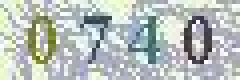
#> input picture python/code.jpg, 60 x 20 px (shown 4 times larger)
$ python recognize.py
#> lines starting #> are read from the running program, lines starting #| are printed output that depends on the picture; after the words box and inside, x2 and y2 are one past the last pixel; in counts of white or black regions, pixels touching at a corner belong together
import pytesseract
from PIL import Image, ImageDraw, ImageFilter


# 识别验证码
def recognize(imgName):
#> called with imgName = 'code.jpg'
    im = Image.open(imgName)
#> im is the input picture: PIL image 60x20 RGB; mean R, G, B 183.6, 191.2, 187.8

    # im = Image.open(io.BytesIO(b))
    # 转化到灰度图
    imgry = im.convert('L')
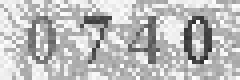
#> imgry: PIL image 60x20 L (shown 4 times larger); min 42, max 255, mean 188.5
    # 保存图像
    imgry.save('gray-' + imgName)
    # 二值化，采用阈值分割法，threshold为分割点
    threshold = 140
    table = []
    for j in range(256):
        if j < threshold:
            table.append(0)
        else:
            table.append(1)
    out = imgry.point(table, '1')
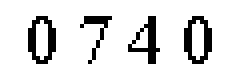
#> out: PIL image 60x20 1 (shown 4 times larger); 88% white; black in thin lines or dots, all inside (x1, y1, x2, y2) = (7, 4, 53, 16)
    out.save('b' + imgName)
    # 识别
    text = pytesseract.image_to_string(out)
    print("识别结果："+text)
    return text


def open_img(giffile):
    img = Image.open(giffile)  # 打开图片
    img = img.convert('RGB')  # 转换为RGB图
    pixdata = img.load()  # 转换为像素点图
    return img, pixdata


def removeLine(imgName):
    (img, pixdata) = open_img(imgName)
    for x in range(img.size[0]):  # x坐标
        for y in range(img.size[1]):  # y坐标
            if pixdata[x, y][0] < 8 or pixdata[x, y][1] < 6 or pixdata[x, y][2] < 8 or (
                    pixdata[x, y][0] + pixdata[x, y][1] + pixdata[x, y][2]) <= 30:  # 确定颜色阈值
                if y == 0:
                    pixdata[x, y] = (255, 255, 255)
                if y > 0:
                    if pixdata[x, y - 1][0] > 120 or pixdata[x, y - 1][1] > 136 or pixdata[x, y - 1][2] > 120:
                        pixdata[x, y] = (255, 255, 255)  # ?

    # 二值化处理
    for y in range(img.size[1]):  # 二值化处理，这个阈值为R=95，G=95，B=95
        for x in range(img.size[0]):
            if pixdata[x, y][0] < 160 and pixdata[x, y][1] < 160 and pixdata[x, y][2] < 160:
                pixdata[x, y] = (0, 0, 0)
            else:
                pixdata[x, y] = (255, 255, 255)
    img.filter(ImageFilter.EDGE_ENHANCE_MORE)  # 深度边缘增强滤波，会使得图像中边缘部分更加明显（阈值更大），相当于锐化滤波
    img.resize(((img.size[0]) * 2, (img.size[1]) * 2), Image.BILINEAR)  # Image.BILINEAR指定采用双线性法对像素点插值#?
    img.save('remove-' + imgName)
    print("除线成功！")

    recognize('remove-' + imgName)


recognize('code.jpg')
#> (the call stopped at in recognize, `text = pytesseract.image_to_string(out)`: pytesseract is not available in this run)
# removeLine('logo3.gif')
